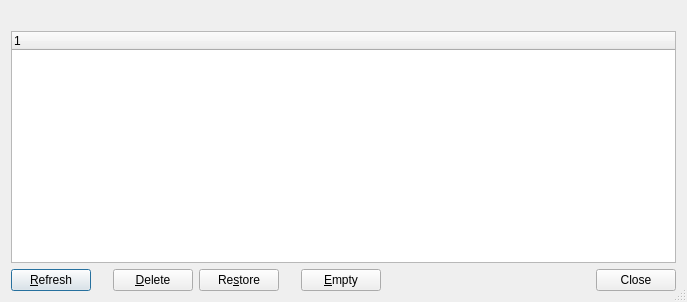
<?xml version="1.0" encoding="UTF-8"?>
<ui version="4.0">
 <class>TrashWindow</class>
 <widget class="QDialog" name="TrashWindow">
  <property name="geometry">
   <rect>
    <x>0</x>
    <y>0</y>
    <width>687</width>
    <height>302</height>
   </rect>
  </property>
  <property name="windowTitle">
   <string>Trash</string>
  </property>
  <property name="windowIcon">
   <iconset resource="icons.qrc">
    <normaloff>:/icons/trashcan.png</normaloff>:/icons/trashcan.png</iconset>
  </property>
  <property name="sizeGripEnabled">
   <bool>true</bool>
  </property>
  <layout class="QVBoxLayout" name="verticalLayout">
   <item>
    <layout class="QHBoxLayout" name="horizontalLayout" stretch="0,1">
     <item>
      <widget class="QLabel" name="headingIcon">
       <property name="pixmap">
        <pixmap resource="icons.qrc">:/icons/trashcan.png</pixmap>
       </property>
      </widget>
     </item>
     <item>
      <widget class="QLabel" name="heading">
       <property name="font">
        <font>
         <weight>75</weight>
         <bold>true</bold>
        </font>
       </property>
       <property name="buddy">
        <cstring>treeWidget</cstring>
       </property>
      </widget>
     </item>
    </layout>
   </item>
   <item>
    <widget class="QTreeWidget" name="treeWidget">
     <property name="contextMenuPolicy">
      <enum>Qt::CustomContextMenu</enum>
     </property>
     <property name="selectionMode">
      <enum>QAbstractItemView::ExtendedSelection</enum>
     </property>
     <property name="indentation">
      <number>5</number>
     </property>
     <property name="uniformRowHeights">
      <bool>true</bool>
     </property>
     <column>
      <property name="text">
       <string notr="true">1</string>
      </property>
     </column>
    </widget>
   </item>
   <item>
    <layout class="QHBoxLayout" name="horizontalLayout_3">
     <item>
      <widget class="QPushButton" name="refreshButton">
       <property name="text">
        <string>&amp;Refresh</string>
       </property>
      </widget>
     </item>
     <item>
      <layout class="QHBoxLayout" name="horizontalLayout_2">
       <property name="leftMargin">
        <number>16</number>
       </property>
       <property name="rightMargin">
        <number>16</number>
       </property>
       <item>
        <widget class="QPushButton" name="deleteButton">
         <property name="toolTip">
          <string>Remove the selected entries from trash and permanently delete them</string>
         </property>
         <property name="text">
          <string>&amp;Delete</string>
         </property>
         <property name="shortcut">
          <string>Del</string>
         </property>
        </widget>
       </item>
       <item>
        <widget class="QPushButton" name="restoreButton">
         <property name="toolTip">
          <string>Restore the selected entries to their original directories</string>
         </property>
         <property name="text">
          <string>Re&amp;store</string>
         </property>
        </widget>
       </item>
      </layout>
     </item>
     <item>
      <widget class="QPushButton" name="emptyButton">
       <property name="toolTip">
        <string>Remove all trash items from all accessible trash directories and permanently delete them</string>
       </property>
       <property name="text">
        <string>&amp;Empty</string>
       </property>
      </widget>
     </item>
     <item>
      <widget class="QDialogButtonBox" name="buttonBox">
       <property name="standardButtons">
        <set>QDialogButtonBox::Close</set>
       </property>
      </widget>
     </item>
    </layout>
   </item>
  </layout>
  <action name="actionSelectAll">
   <property name="text">
    <string>Select &amp;All</string>
   </property>
   <property name="shortcut">
    <string>Ctrl+A</string>
   </property>
  </action>
  <action name="actionRefresh">
   <property name="text">
    <string>&amp;Refresh</string>
   </property>
   <property name="shortcut">
    <string>Ctrl+R</string>
   </property>
  </action>
  <action name="actionDelete">
   <property name="text">
    <string>&amp;Delete selected items</string>
   </property>
   <property name="shortcut">
    <string>Shift+Del</string>
   </property>
  </action>
  <action name="actionRestore">
   <property name="text">
    <string>Re&amp;store selected items</string>
   </property>
   <property name="shortcut">
    <string>Enter</string>
   </property>
  </action>
  <action name="actionEmpty">
   <property name="text">
    <string>&amp;Empty Trash</string>
   </property>
   <property name="shortcut">
    <string>Ctrl+Shift+Del</string>
   </property>
  </action>
 </widget>
 <resources>
  <include location="icons.qrc"/>
 </resources>
 <connections>
  <connection>
   <sender>buttonBox</sender>
   <signal>rejected()</signal>
   <receiver>TrashWindow</receiver>
   <slot>close()</slot>
   <hints>
    <hint type="sourcelabel">
     <x>545</x>
     <y>279</y>
    </hint>
    <hint type="destinationlabel">
     <x>199</x>
     <y>149</y>
    </hint>
   </hints>
  </connection>
  <connection>
   <sender>actionSelectAll</sender>
   <signal>triggered()</signal>
   <receiver>treeWidget</receiver>
   <slot>selectAll()</slot>
   <hints>
    <hint type="sourcelabel">
     <x>-1</x>
     <y>-1</y>
    </hint>
    <hint type="destinationlabel">
     <x>343</x>
     <y>148</y>
    </hint>
   </hints>
  </connection>
  <connection>
   <sender>treeWidget</sender>
   <signal>itemActivated(QTreeWidgetItem*,int)</signal>
   <receiver>restoreButton</receiver>
   <slot>click()</slot>
   <hints>
    <hint type="sourcelabel">
     <x>343</x>
     <y>148</y>
    </hint>
    <hint type="destinationlabel">
     <x>247</x>
     <y>278</y>
    </hint>
   </hints>
  </connection>
  <connection>
   <sender>actionRefresh</sender>
   <signal>triggered()</signal>
   <receiver>refreshButton</receiver>
   <slot>click()</slot>
   <hints>
    <hint type="sourcelabel">
     <x>-1</x>
     <y>-1</y>
    </hint>
    <hint type="destinationlabel">
     <x>51</x>
     <y>278</y>
    </hint>
   </hints>
  </connection>
  <connection>
   <sender>actionDelete</sender>
   <signal>triggered()</signal>
   <receiver>deleteButton</receiver>
   <slot>click()</slot>
   <hints>
    <hint type="sourcelabel">
     <x>-1</x>
     <y>-1</y>
    </hint>
    <hint type="destinationlabel">
     <x>157</x>
     <y>278</y>
    </hint>
   </hints>
  </connection>
  <connection>
   <sender>actionEmpty</sender>
   <signal>triggered()</signal>
   <receiver>emptyButton</receiver>
   <slot>click()</slot>
   <hints>
    <hint type="sourcelabel">
     <x>-1</x>
     <y>-1</y>
    </hint>
    <hint type="destinationlabel">
     <x>353</x>
     <y>278</y>
    </hint>
   </hints>
  </connection>
  <connection>
   <sender>actionRestore</sender>
   <signal>triggered()</signal>
   <receiver>restoreButton</receiver>
   <slot>click()</slot>
   <hints>
    <hint type="sourcelabel">
     <x>-1</x>
     <y>-1</y>
    </hint>
    <hint type="destinationlabel">
     <x>247</x>
     <y>278</y>
    </hint>
   </hints>
  </connection>
 </connections>
</ui>
